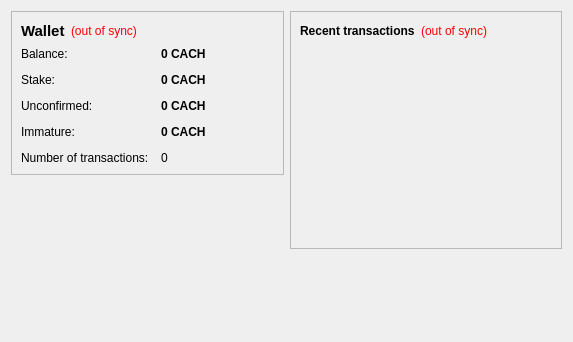
<?xml version="1.0" encoding="UTF-8"?>
<ui version="4.0">
 <class>OverviewPage</class>
 <widget class="QWidget" name="OverviewPage">
  <property name="geometry">
   <rect>
    <x>0</x>
    <y>0</y>
    <width>573</width>
    <height>342</height>
   </rect>
  </property>
  <property name="windowTitle">
   <string>Form</string>
  </property>
  <layout class="QHBoxLayout" name="horizontalLayout" stretch="1,1">
   <item>
    <layout class="QVBoxLayout" name="verticalLayout_2">
     <item>
      <widget class="QFrame" name="frame">
       <property name="frameShape">
        <enum>QFrame::StyledPanel</enum>
       </property>
       <property name="frameShadow">
        <enum>QFrame::Raised</enum>
       </property>
       <layout class="QVBoxLayout" name="verticalLayout_4">
        <item>
         <layout class="QHBoxLayout" name="horizontalLayout_4">
          <item>
           <widget class="QLabel" name="label_5">
            <property name="font">
             <font>
              <pointsize>11</pointsize>
              <weight>75</weight>
              <bold>true</bold>
             </font>
            </property>
            <property name="text">
             <string>Wallet</string>
            </property>
           </widget>
          </item>
          <item>
           <widget class="QLabel" name="labelWalletStatus">
            <property name="toolTip">
             <string>The displayed information may be out of date. Your wallet automatically synchronizes with the CACHeCoin network after a connection is established, but this process has not completed yet.</string>
            </property>
            <property name="styleSheet">
             <string notr="true">QLabel { color: red; }</string>
            </property>
            <property name="text">
             <string notr="true">(out of sync)</string>
            </property>
            <property name="alignment">
             <set>Qt::AlignLeading|Qt::AlignLeft|Qt::AlignVCenter</set>
            </property>
           </widget>
          </item>
          <item>
           <spacer name="horizontalSpacer_2">
            <property name="orientation">
             <enum>Qt::Horizontal</enum>
            </property>
            <property name="sizeHint" stdset="0">
             <size>
              <width>40</width>
              <height>20</height>
             </size>
            </property>
           </spacer>
          </item>
         </layout>
        </item>
        <item>
         <layout class="QFormLayout" name="formLayout_2">
          <property name="fieldGrowthPolicy">
           <enum>QFormLayout::AllNonFixedFieldsGrow</enum>
          </property>
          <property name="horizontalSpacing">
           <number>12</number>
          </property>
          <property name="verticalSpacing">
           <number>12</number>
          </property>
          <item row="0" column="0">
           <widget class="QLabel" name="label">
            <property name="text">
             <string>Balance:</string>
            </property>
           </widget>
          </item>
          <item row="0" column="1">
           <widget class="QLabel" name="labelBalance">
            <property name="font">
             <font>
              <weight>75</weight>
              <bold>true</bold>
             </font>
            </property>
            <property name="cursor">
             <cursorShape>IBeamCursor</cursorShape>
            </property>
            <property name="toolTip">
             <string>Your current balance</string>
            </property>
            <property name="text">
             <string notr="true">0 CACH</string>
            </property>
            <property name="textInteractionFlags">
             <set>Qt::LinksAccessibleByMouse|Qt::TextSelectableByKeyboard|Qt::TextSelectableByMouse</set>
            </property>
           </widget>
          </item>
          <item row="1" column="0">
           <widget class="QLabel" name="label_6">
            <property name="text">
             <string>Stake:</string>
            </property>
           </widget>
          </item>
          <item row="1" column="1">
           <widget class="QLabel" name="labelStake">
            <property name="font">
             <font>
              <weight>75</weight>
              <bold>true</bold>
             </font>
            </property>
            <property name="cursor">
             <cursorShape>IBeamCursor</cursorShape>
            </property>
            <property name="toolTip">
             <string>Total of coins that was staked, and do not yet count toward the current balance</string>
            </property>
            <property name="text">
             <string notr="true">0 CACH</string>
            </property>
            <property name="textInteractionFlags">
             <set>Qt::LinksAccessibleByMouse|Qt::TextSelectableByKeyboard|Qt::TextSelectableByMouse</set>
            </property>
           </widget>
          </item>
          <item row="2" column="0">
           <widget class="QLabel" name="label_3">
            <property name="text">
             <string>Unconfirmed:</string>
            </property>
           </widget>
          </item>
          <item row="2" column="1">
           <widget class="QLabel" name="labelUnconfirmed">
            <property name="font">
             <font>
              <weight>75</weight>
              <bold>true</bold>
             </font>
            </property>
            <property name="cursor">
             <cursorShape>IBeamCursor</cursorShape>
            </property>
            <property name="toolTip">
             <string>Total of transactions that have yet to be confirmed, and do not yet count toward the current balance</string>
            </property>
            <property name="text">
             <string notr="true">0 CACH</string>
            </property>
            <property name="textInteractionFlags">
             <set>Qt::LinksAccessibleByMouse|Qt::TextSelectableByKeyboard|Qt::TextSelectableByMouse</set>
            </property>
           </widget>
          </item>
          <item row="3" column="0">
           <widget class="QLabel" name="labelImmatureText">
            <property name="text">
             <string>Immature:</string>
            </property>
           </widget>
          </item>
          <item row="3" column="1">
           <widget class="QLabel" name="labelImmature">
            <property name="font">
             <font>
              <weight>75</weight>
              <bold>true</bold>
             </font>
            </property>
            <property name="toolTip">
             <string>Mined balance that has not yet matured</string>
            </property>
            <property name="text">
             <string notr="true">0 CACH</string>
            </property>
            <property name="textInteractionFlags">
             <set>Qt::LinksAccessibleByMouse|Qt::TextSelectableByKeyboard|Qt::TextSelectableByMouse</set>
            </property>
           </widget>
          </item>
          <item row="4" column="0">
           <widget class="QLabel" name="label_2">
            <property name="text">
             <string>Number of transactions:</string>
            </property>
           </widget>
          </item>
          <item row="4" column="1">
           <widget class="QLabel" name="labelNumTransactions">
            <property name="toolTip">
             <string>Total number of transactions in wallet</string>
            </property>
            <property name="text">
             <string notr="true">0</string>
            </property>
           </widget>
          </item>
         </layout>
        </item>
       </layout>
      </widget>
     </item>
     <item>
      <spacer name="verticalSpacer">
       <property name="orientation">
        <enum>Qt::Vertical</enum>
       </property>
       <property name="sizeHint" stdset="0">
        <size>
         <width>20</width>
         <height>40</height>
        </size>
       </property>
      </spacer>
     </item>
    </layout>
   </item>
   <item>
    <layout class="QVBoxLayout" name="verticalLayout_3">
     <item>
      <widget class="QFrame" name="frame_2">
       <property name="frameShape">
        <enum>QFrame::StyledPanel</enum>
       </property>
       <property name="frameShadow">
        <enum>QFrame::Raised</enum>
       </property>
       <layout class="QVBoxLayout" name="verticalLayout">
        <item>
         <layout class="QHBoxLayout" name="horizontalLayout_2">
          <item>
           <widget class="QLabel" name="label_4">
            <property name="text">
             <string>&lt;b&gt;Recent transactions&lt;/b&gt;</string>
            </property>
           </widget>
          </item>
          <item>
           <widget class="QLabel" name="labelTransactionsStatus">
            <property name="toolTip">
             <string>The displayed information may be out of date. Your wallet automatically synchronizes with the CACHeCoin network after a connection is established, but this process has not completed yet.</string>
            </property>
            <property name="styleSheet">
             <string notr="true">QLabel { color: red; }</string>
            </property>
            <property name="text">
             <string notr="true">(out of sync)</string>
            </property>
            <property name="alignment">
             <set>Qt::AlignRight|Qt::AlignTrailing|Qt::AlignVCenter</set>
            </property>
           </widget>
          </item>
          <item>
           <spacer name="horizontalSpacer">
            <property name="orientation">
             <enum>Qt::Horizontal</enum>
            </property>
            <property name="sizeHint" stdset="0">
             <size>
              <width>40</width>
              <height>20</height>
             </size>
            </property>
           </spacer>
          </item>
         </layout>
        </item>
        <item>
         <widget class="QListView" name="listTransactions">
          <property name="styleSheet">
           <string notr="true">QListView { background: transparent; }</string>
          </property>
          <property name="frameShape">
           <enum>QFrame::NoFrame</enum>
          </property>
          <property name="verticalScrollBarPolicy">
           <enum>Qt::ScrollBarAlwaysOff</enum>
          </property>
          <property name="horizontalScrollBarPolicy">
           <enum>Qt::ScrollBarAlwaysOff</enum>
          </property>
          <property name="selectionMode">
           <enum>QAbstractItemView::NoSelection</enum>
          </property>
         </widget>
        </item>
       </layout>
      </widget>
     </item>
     <item>
      <spacer name="verticalSpacer_2">
       <property name="orientation">
        <enum>Qt::Vertical</enum>
       </property>
       <property name="sizeHint" stdset="0">
        <size>
         <width>20</width>
         <height>40</height>
        </size>
       </property>
      </spacer>
     </item>
    </layout>
   </item>
  </layout>
 </widget>
 <resources/>
 <connections/>
</ui>
